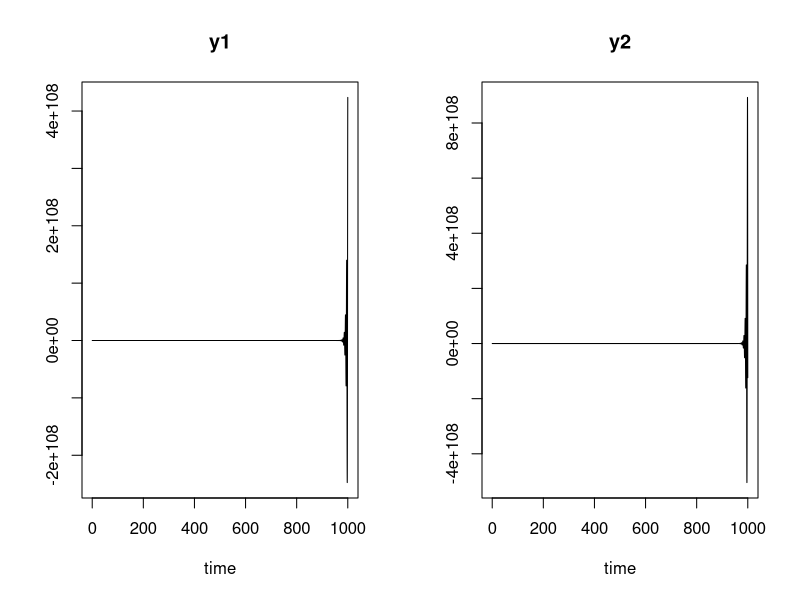

Source code (R):
###Sample - Solving Differential Equation using Euler's method

library(deSolve)
Proceso <- function(t,y, params)
  
  {
 
  dy1 <- 0.5 * y[1] + 0.5 * y[2]
  dy2 <- (3.14 - y[1] - 0.4)* 3.924
  list(c(dy1, dy2))

}


yini <- c(y1 = 2, y2 = 0)
tiempo <- seq(0,1000,0.1)
out <- ode(times = tiempo, y =yini, func = Proceso, parms = NULL)

plot(out)
###inicia  de tiempo y la Y - lista
### resultatos - usa funccion ode
###usa el plot - para grafica de los resultados

###Tambien puedes usas el scatterplot 3D
